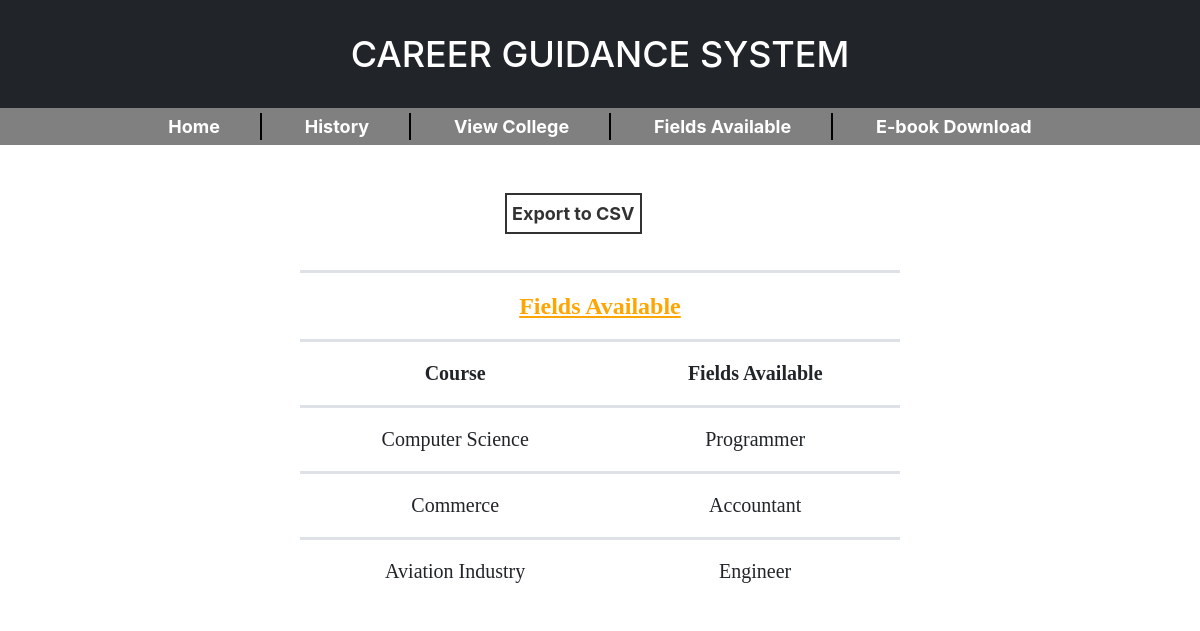
The app's page /view.php (signed in) with its own data.
### tables this page shows
CREATE TABLE `field` (
  `id` int(11) NOT NULL,
  `course` varchar(50) NOT NULL,
  `position` varchar(50) NOT NULL
);

### view.php (the view, shortened to what this page needs)
<?php
require("config.php");
 ?>
  <?php
$query = "SELECT * FROM field";
$result = mysqli_query($db, $query);
if (isset($_POST['export'])) {
$num_column = mysqli_num_fields($result);
$csv_header = '';
for($i=0;$i<$num_column;$i++) {
    $csv_header .= '"' . mysqli_fetch_field_direct($result,$i)->name . '",';
}
$csv_header .= "\n";
$csv_row ='';
while($row = mysqli_fetch_row($result)) {
  for($i=0;$i<$num_column;$i++) {
    $csv_row .= '"' . $row[$i] . '",';
  }
  $csv_row .= "\n";
}
header('Content-type: application/csv');
header('Content-Disposition: attachment; filename=fields_available.csv');
echo $csv_header . $csv_row;
exit;
}
else{
?>
<form method="post" style="margin-top: 15em;background-color: white;">
  <button style="float: left; margin-bottom: 2em;border: 2px solid black;" name="export">Export to CSV</button>
</form>
<?php
}
?>
<?php
include_once 'config.php';
?>
<!DOCTYPE html>
<html>
<head>
<link rel="stylesheet" type="text/css" href="css/form.css">
  <link  rel="stylesheet" href="css/bootstrap.min.css"/>
  <link rel="stylesheet" type="text/css" href="css/style.css">
  <link rel="stylesheet" type="text/css" href="css/heading.css">
  <link rel="stylesheet" type="text/css" href="css/footer.css">
  <link rel="stylesheet" type="text/css" href="css/button.css">
  <link rel="stylesheet" type="text/css" href="css/sidebar.css">
  <link rel="stylesheet" type="text/css" href="css/table.css">
  <link rel="stylesheet" type="text/css" href="css/ulli.css">
</head>
<body style="background-image: none;">
    <h1>CAREER GUIDANCE SYSTEM</h1>
       <ul>
        <li><a href="test.php?q=1">Home</a></li>
        <li><a href="test.php?q=2">History</a></li>
        <li><a href="college.php">View College</a></li>
        <li><a href="view.php">Fields Available</a></li>
        <li><a href="download.php">E-book Download</a></li>
      </ul>
  <table style="margin-top: 0;width: 50%;margin-left: 25%;">
   <td colspan="4">
        <h4 style="color: orange; margin-top: 0;">Fields Available</h4>
      </td>
    <tr>
      <th>Course</th>
      <th>Fields Available</th>
    </tr>
<?php
$query ="SELECT * from field";
$results = mysqli_query($db,$query);
while($row = mysqli_fetch_assoc($results)) {
?>
<tr>
  <td align="center"><?php echo $row["course"]; ?></td>
  <td align="center"><?php echo $row["position"]; ?></td>
</tr>
<?php
}
?>
  </table>
</body>
</html>

### css/form.css (style rules this page uses)
form { padding: 25px; color: #000; font-weight: bold; opacity: 0.8; margin-top: 12em; margin-left: 40%; margin-right: 40%; width: 25%; background-color: gray; font-weight: bold; }

### css/style.css (style rules this page uses)
body { margin: 0; font-family: -apple-system, BlinkMacSystemFont, "Segoe UI", Roboto, "Helvetica Neue", Arial, "Noto Sans", sans-serif, "Apple Color Emoji", "Segoe UI Emoji", "Segoe UI Symbol", "Noto Color Emoji"; font-size: 1rem; font-weight: 400; line-height: 1.5; color: #212529; text-align: left; background-color: #fff; background-image: url("../images/bgpic3.jpg"); background-size: cover; background-repeat: no-repeat; }

### css/heading.css (style rules this page uses)
h4 { text-align: center; margin-bottom: 0; font-weight: bold; font-size: 24px; text-decoration: underline; color: #fff; margin-top: 4.5em; margin-bottom: 0; }
h1 { text-align: center; color: #fff; background-color: #212529; margin: auto; line-height: 3em; position: fixed; width: 100%; margin: 0; top: 0; left: 0; z-index: 1; }

### css/button.css (style rules this page uses)
button { padding: 5px; margin-top: 1em; overflow: visible; text-transform: none; background-color: #fff; color: #000; font-weight: bold; font-size: 18px; }

### css/table.css (style rules this page uses)
table { border-collapse: collapse; padding: 2em; width: 90%; text-align: center; font-family: all; font-size: 2em; margin-top: 3em; margin-right: 0%; margin-left: 10%; }
th,td { padding: 1em; vertical-align: top; border-top: 3px solid #dee2e6; text-align: center; }
tr,td:hover { color: inherit; }

### css/ulli.css (style rules this page uses)
ul { list-style: none; background-color: gray; text-align: center; margin: 0px auto; padding:5px; position: fixed; top: 0; left: 0; right: 0; width: 100%; }
ul li { margin-top: 6em; display: inline-block; border-right: 2px solid black; font-size: 18px; }
ul li:last-child { border-right: none; }
ul li a { list-style: none; text-decoration: none; padding: 20px 40px; font-weight: bold; color: #fff; }

### records on screen
field: course "Computer Science", position "Programmer"
field: course "Commerce", position "Accountant"
field: course "Aviation Industry", position "Engineer"
